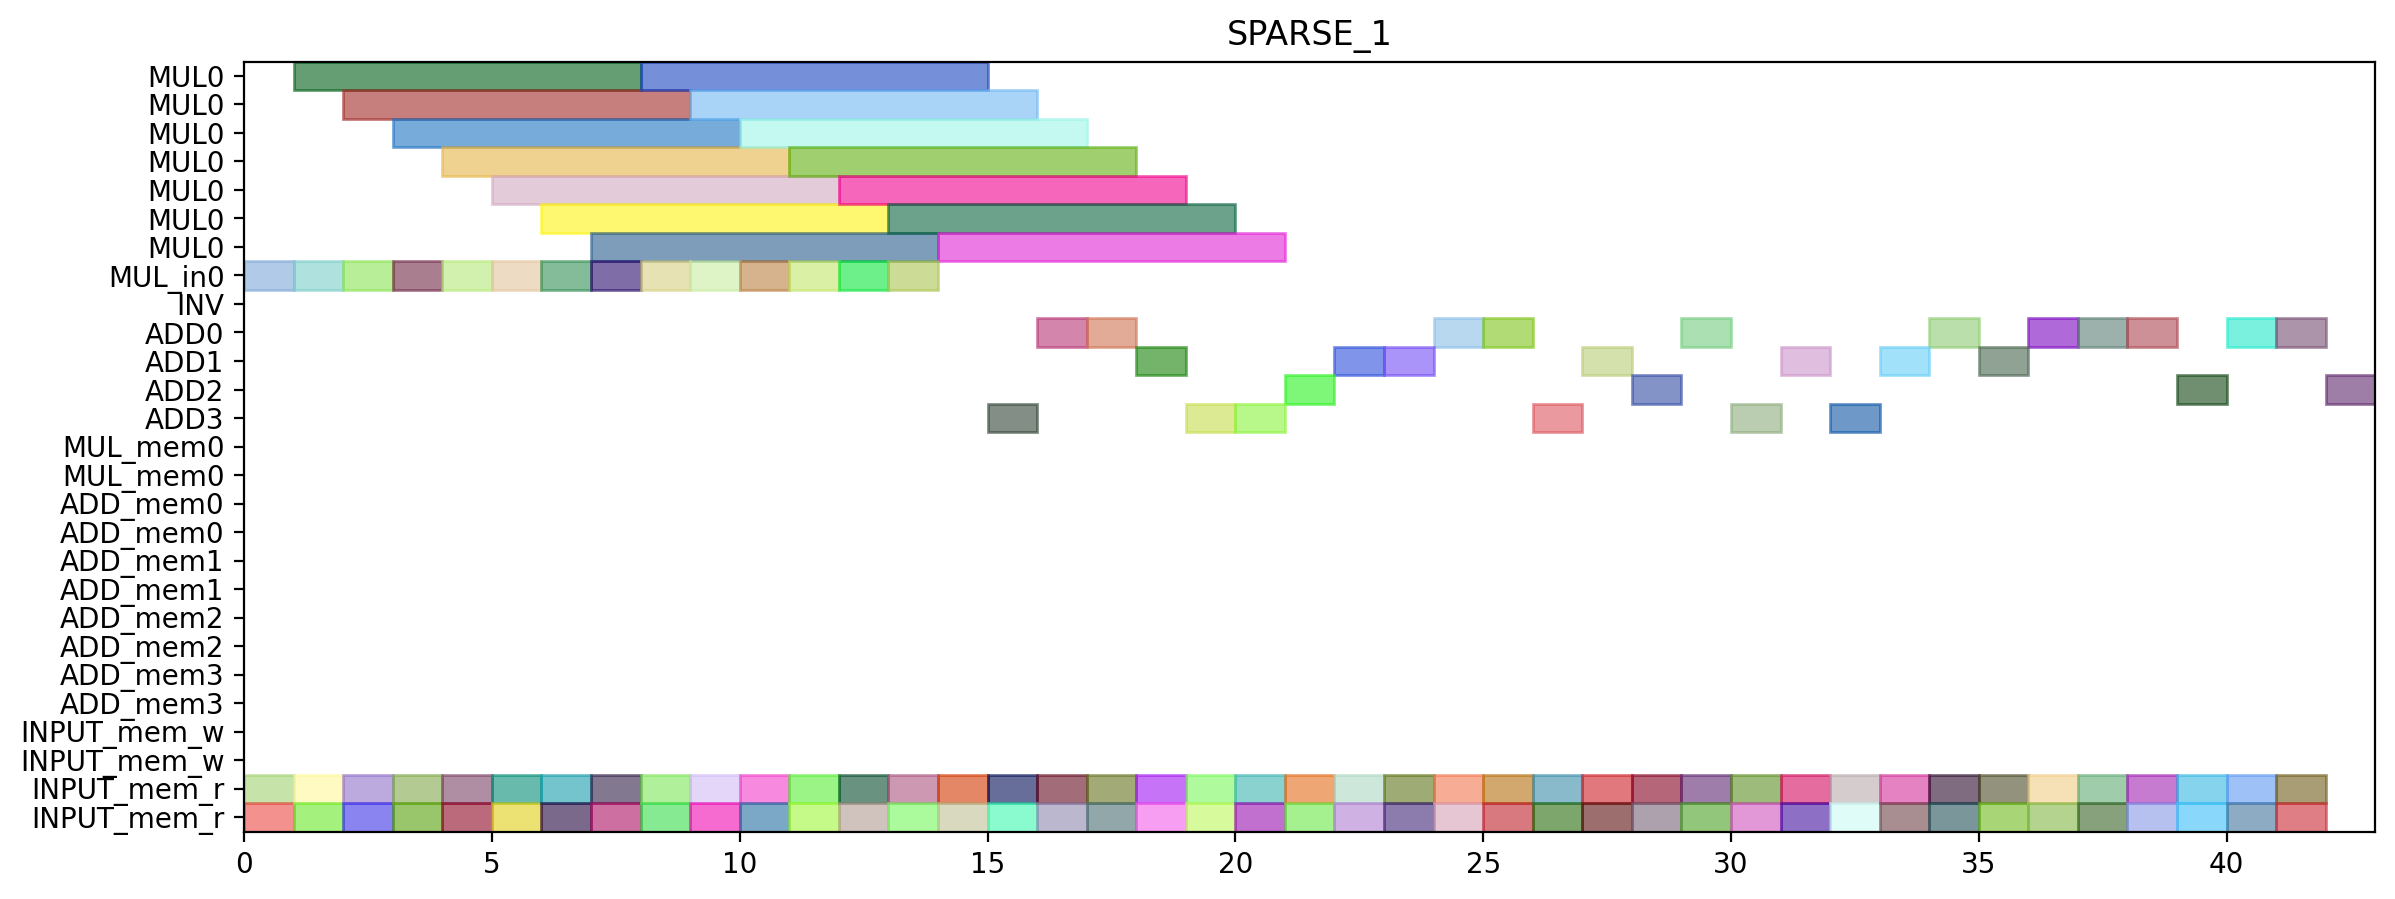

Here is the Python script that generated this plot:
from pyschedule import Scenario, solvers, plotters, alt


def solve():
	horizon = 121
	S = Scenario("SPARSE_1", horizon=horizon)

	# resource
	MUL = S.Resources('MUL', num=1, size=7)
	MUL_in = S.Resources('MUL_in', num=1)
	INV = S.Resource('INV')
	ADD = S.Resources('ADD', num=4, periods=range(1, horizon))
	MUL_mem = S.Resources('MUL_mem', num=1, size=2)
	ADD_mem = S.Resources('ADD_mem', num=4, size=2)
	INPUT_mem_w = S.Resource('INPUT_mem_w', size=2)
	INPUT_mem_r = S.Resource('INPUT_mem_r', size=2)

	# result of previous scheduling
	t4_t2_t1_in = S.Task('t4_t2_t1_in', length=1, delay_cost=1)
	S += t4_t2_t1_in >= 0
	t4_t2_t1_in += MUL_in[0]

	t4_t2_t1_mem0 = S.Task('t4_t2_t1_mem0', length=1, delay_cost=1)
	S += t4_t2_t1_mem0 >= 0
	t4_t2_t1_mem0 += INPUT_mem_r

	t4_t2_t1_mem1 = S.Task('t4_t2_t1_mem1', length=1, delay_cost=1)
	S += t4_t2_t1_mem1 >= 0
	t4_t2_t1_mem1 += INPUT_mem_r

	t4_t1_t0_in = S.Task('t4_t1_t0_in', length=1, delay_cost=1)
	S += t4_t1_t0_in >= 1
	t4_t1_t0_in += MUL_in[0]

	t4_t1_t0_mem0 = S.Task('t4_t1_t0_mem0', length=1, delay_cost=1)
	S += t4_t1_t0_mem0 >= 1
	t4_t1_t0_mem0 += INPUT_mem_r

	t4_t1_t0_mem1 = S.Task('t4_t1_t0_mem1', length=1, delay_cost=1)
	S += t4_t1_t0_mem1 >= 1
	t4_t1_t0_mem1 += INPUT_mem_r

	t4_t2_t1 = S.Task('t4_t2_t1', length=7, delay_cost=1)
	S += t4_t2_t1 >= 1
	t4_t2_t1 += MUL[0]

	t4_t0_t1_in = S.Task('t4_t0_t1_in', length=1, delay_cost=1)
	S += t4_t0_t1_in >= 2
	t4_t0_t1_in += MUL_in[0]

	t4_t0_t1_mem0 = S.Task('t4_t0_t1_mem0', length=1, delay_cost=1)
	S += t4_t0_t1_mem0 >= 2
	t4_t0_t1_mem0 += INPUT_mem_r

	t4_t0_t1_mem1 = S.Task('t4_t0_t1_mem1', length=1, delay_cost=1)
	S += t4_t0_t1_mem1 >= 2
	t4_t0_t1_mem1 += INPUT_mem_r

	t4_t1_t0 = S.Task('t4_t1_t0', length=7, delay_cost=1)
	S += t4_t1_t0 >= 2
	t4_t1_t0 += MUL[0]

	t4_t0_t0_in = S.Task('t4_t0_t0_in', length=1, delay_cost=1)
	S += t4_t0_t0_in >= 3
	t4_t0_t0_in += MUL_in[0]

	t4_t0_t0_mem0 = S.Task('t4_t0_t0_mem0', length=1, delay_cost=1)
	S += t4_t0_t0_mem0 >= 3
	t4_t0_t0_mem0 += INPUT_mem_r

	t4_t0_t0_mem1 = S.Task('t4_t0_t0_mem1', length=1, delay_cost=1)
	S += t4_t0_t0_mem1 >= 3
	t4_t0_t0_mem1 += INPUT_mem_r

	t4_t0_t1 = S.Task('t4_t0_t1', length=7, delay_cost=1)
	S += t4_t0_t1 >= 3
	t4_t0_t1 += MUL[0]

	t4_t0_t0 = S.Task('t4_t0_t0', length=7, delay_cost=1)
	S += t4_t0_t0 >= 4
	t4_t0_t0 += MUL[0]

	t4_t8_t0_in = S.Task('t4_t8_t0_in', length=1, delay_cost=1)
	S += t4_t8_t0_in >= 4
	t4_t8_t0_in += MUL_in[0]

	t4_t8_t0_mem0 = S.Task('t4_t8_t0_mem0', length=1, delay_cost=1)
	S += t4_t8_t0_mem0 >= 4
	t4_t8_t0_mem0 += INPUT_mem_r

	t4_t8_t0_mem1 = S.Task('t4_t8_t0_mem1', length=1, delay_cost=1)
	S += t4_t8_t0_mem1 >= 4
	t4_t8_t0_mem1 += INPUT_mem_r

	t2_t1_in = S.Task('t2_t1_in', length=1, delay_cost=1)
	S += t2_t1_in >= 5
	t2_t1_in += MUL_in[0]

	t2_t1_mem0 = S.Task('t2_t1_mem0', length=1, delay_cost=1)
	S += t2_t1_mem0 >= 5
	t2_t1_mem0 += INPUT_mem_r

	t2_t1_mem1 = S.Task('t2_t1_mem1', length=1, delay_cost=1)
	S += t2_t1_mem1 >= 5
	t2_t1_mem1 += INPUT_mem_r

	t4_t8_t0 = S.Task('t4_t8_t0', length=7, delay_cost=1)
	S += t4_t8_t0 >= 5
	t4_t8_t0 += MUL[0]

	t2_t0_in = S.Task('t2_t0_in', length=1, delay_cost=1)
	S += t2_t0_in >= 6
	t2_t0_in += MUL_in[0]

	t2_t0_mem0 = S.Task('t2_t0_mem0', length=1, delay_cost=1)
	S += t2_t0_mem0 >= 6
	t2_t0_mem0 += INPUT_mem_r

	t2_t0_mem1 = S.Task('t2_t0_mem1', length=1, delay_cost=1)
	S += t2_t0_mem1 >= 6
	t2_t0_mem1 += INPUT_mem_r

	t2_t1 = S.Task('t2_t1', length=7, delay_cost=1)
	S += t2_t1 >= 6
	t2_t1 += MUL[0]

	t1_t0_in = S.Task('t1_t0_in', length=1, delay_cost=1)
	S += t1_t0_in >= 7
	t1_t0_in += MUL_in[0]

	t1_t0_mem0 = S.Task('t1_t0_mem0', length=1, delay_cost=1)
	S += t1_t0_mem0 >= 7
	t1_t0_mem0 += INPUT_mem_r

	t1_t0_mem1 = S.Task('t1_t0_mem1', length=1, delay_cost=1)
	S += t1_t0_mem1 >= 7
	t1_t0_mem1 += INPUT_mem_r

	t2_t0 = S.Task('t2_t0', length=7, delay_cost=1)
	S += t2_t0 >= 7
	t2_t0 += MUL[0]

	t0_t1_in = S.Task('t0_t1_in', length=1, delay_cost=1)
	S += t0_t1_in >= 8
	t0_t1_in += MUL_in[0]

	t0_t1_mem0 = S.Task('t0_t1_mem0', length=1, delay_cost=1)
	S += t0_t1_mem0 >= 8
	t0_t1_mem0 += INPUT_mem_r

	t0_t1_mem1 = S.Task('t0_t1_mem1', length=1, delay_cost=1)
	S += t0_t1_mem1 >= 8
	t0_t1_mem1 += INPUT_mem_r

	t1_t0 = S.Task('t1_t0', length=7, delay_cost=1)
	S += t1_t0 >= 8
	t1_t0 += MUL[0]

	t0_t1 = S.Task('t0_t1', length=7, delay_cost=1)
	S += t0_t1 >= 9
	t0_t1 += MUL[0]

	t4_t8_t1_in = S.Task('t4_t8_t1_in', length=1, delay_cost=1)
	S += t4_t8_t1_in >= 9
	t4_t8_t1_in += MUL_in[0]

	t4_t8_t1_mem0 = S.Task('t4_t8_t1_mem0', length=1, delay_cost=1)
	S += t4_t8_t1_mem0 >= 9
	t4_t8_t1_mem0 += INPUT_mem_r

	t4_t8_t1_mem1 = S.Task('t4_t8_t1_mem1', length=1, delay_cost=1)
	S += t4_t8_t1_mem1 >= 9
	t4_t8_t1_mem1 += INPUT_mem_r

	t4_t2_t0_in = S.Task('t4_t2_t0_in', length=1, delay_cost=1)
	S += t4_t2_t0_in >= 10
	t4_t2_t0_in += MUL_in[0]

	t4_t2_t0_mem0 = S.Task('t4_t2_t0_mem0', length=1, delay_cost=1)
	S += t4_t2_t0_mem0 >= 10
	t4_t2_t0_mem0 += INPUT_mem_r

	t4_t2_t0_mem1 = S.Task('t4_t2_t0_mem1', length=1, delay_cost=1)
	S += t4_t2_t0_mem1 >= 10
	t4_t2_t0_mem1 += INPUT_mem_r

	t4_t8_t1 = S.Task('t4_t8_t1', length=7, delay_cost=1)
	S += t4_t8_t1 >= 10
	t4_t8_t1 += MUL[0]

	t4_t1_t1_in = S.Task('t4_t1_t1_in', length=1, delay_cost=1)
	S += t4_t1_t1_in >= 11
	t4_t1_t1_in += MUL_in[0]

	t4_t1_t1_mem0 = S.Task('t4_t1_t1_mem0', length=1, delay_cost=1)
	S += t4_t1_t1_mem0 >= 11
	t4_t1_t1_mem0 += INPUT_mem_r

	t4_t1_t1_mem1 = S.Task('t4_t1_t1_mem1', length=1, delay_cost=1)
	S += t4_t1_t1_mem1 >= 11
	t4_t1_t1_mem1 += INPUT_mem_r

	t4_t2_t0 = S.Task('t4_t2_t0', length=7, delay_cost=1)
	S += t4_t2_t0 >= 11
	t4_t2_t0 += MUL[0]

	t1_t1_in = S.Task('t1_t1_in', length=1, delay_cost=1)
	S += t1_t1_in >= 12
	t1_t1_in += MUL_in[0]

	t1_t1_mem0 = S.Task('t1_t1_mem0', length=1, delay_cost=1)
	S += t1_t1_mem0 >= 12
	t1_t1_mem0 += INPUT_mem_r

	t1_t1_mem1 = S.Task('t1_t1_mem1', length=1, delay_cost=1)
	S += t1_t1_mem1 >= 12
	t1_t1_mem1 += INPUT_mem_r

	t4_t1_t1 = S.Task('t4_t1_t1', length=7, delay_cost=1)
	S += t4_t1_t1 >= 12
	t4_t1_t1 += MUL[0]

	t0_t0_in = S.Task('t0_t0_in', length=1, delay_cost=1)
	S += t0_t0_in >= 13
	t0_t0_in += MUL_in[0]

	t0_t0_mem0 = S.Task('t0_t0_mem0', length=1, delay_cost=1)
	S += t0_t0_mem0 >= 13
	t0_t0_mem0 += INPUT_mem_r

	t0_t0_mem1 = S.Task('t0_t0_mem1', length=1, delay_cost=1)
	S += t0_t0_mem1 >= 13
	t0_t0_mem1 += INPUT_mem_r

	t1_t1 = S.Task('t1_t1', length=7, delay_cost=1)
	S += t1_t1 >= 13
	t1_t1 += MUL[0]

	t0_t0 = S.Task('t0_t0', length=7, delay_cost=1)
	S += t0_t0 >= 14
	t0_t0 += MUL[0]

	t4_t51_mem0 = S.Task('t4_t51_mem0', length=1, delay_cost=1)
	S += t4_t51_mem0 >= 14
	t4_t51_mem0 += INPUT_mem_r

	t4_t51_mem1 = S.Task('t4_t51_mem1', length=1, delay_cost=1)
	S += t4_t51_mem1 >= 14
	t4_t51_mem1 += INPUT_mem_r

	t4_t1_t2_mem0 = S.Task('t4_t1_t2_mem0', length=1, delay_cost=1)
	S += t4_t1_t2_mem0 >= 15
	t4_t1_t2_mem0 += INPUT_mem_r

	t4_t1_t2_mem1 = S.Task('t4_t1_t2_mem1', length=1, delay_cost=1)
	S += t4_t1_t2_mem1 >= 15
	t4_t1_t2_mem1 += INPUT_mem_r

	t4_t51 = S.Task('t4_t51', length=1, delay_cost=1)
	S += t4_t51 >= 15
	t4_t51 += ADD[3]

	t2_t2_mem0 = S.Task('t2_t2_mem0', length=1, delay_cost=1)
	S += t2_t2_mem0 >= 16
	t2_t2_mem0 += INPUT_mem_r

	t2_t2_mem1 = S.Task('t2_t2_mem1', length=1, delay_cost=1)
	S += t2_t2_mem1 >= 16
	t2_t2_mem1 += INPUT_mem_r

	t4_t1_t2 = S.Task('t4_t1_t2', length=1, delay_cost=1)
	S += t4_t1_t2 >= 16
	t4_t1_t2 += ADD[0]

	t0_t2_mem0 = S.Task('t0_t2_mem0', length=1, delay_cost=1)
	S += t0_t2_mem0 >= 17
	t0_t2_mem0 += INPUT_mem_r

	t0_t2_mem1 = S.Task('t0_t2_mem1', length=1, delay_cost=1)
	S += t0_t2_mem1 >= 17
	t0_t2_mem1 += INPUT_mem_r

	t2_t2 = S.Task('t2_t2', length=1, delay_cost=1)
	S += t2_t2 >= 17
	t2_t2 += ADD[0]

	t0_t2 = S.Task('t0_t2', length=1, delay_cost=1)
	S += t0_t2 >= 18
	t0_t2 += ADD[1]

	t0_t3_mem0 = S.Task('t0_t3_mem0', length=1, delay_cost=1)
	S += t0_t3_mem0 >= 18
	t0_t3_mem0 += INPUT_mem_r

	t0_t3_mem1 = S.Task('t0_t3_mem1', length=1, delay_cost=1)
	S += t0_t3_mem1 >= 18
	t0_t3_mem1 += INPUT_mem_r

	t0_t3 = S.Task('t0_t3', length=1, delay_cost=1)
	S += t0_t3 >= 19
	t0_t3 += ADD[3]

	t4_t0_t2_mem0 = S.Task('t4_t0_t2_mem0', length=1, delay_cost=1)
	S += t4_t0_t2_mem0 >= 19
	t4_t0_t2_mem0 += INPUT_mem_r

	t4_t0_t2_mem1 = S.Task('t4_t0_t2_mem1', length=1, delay_cost=1)
	S += t4_t0_t2_mem1 >= 19
	t4_t0_t2_mem1 += INPUT_mem_r

	t4_t0_t2 = S.Task('t4_t0_t2', length=1, delay_cost=1)
	S += t4_t0_t2 >= 20
	t4_t0_t2 += ADD[3]

	t4_t0_t3_mem0 = S.Task('t4_t0_t3_mem0', length=1, delay_cost=1)
	S += t4_t0_t3_mem0 >= 20
	t4_t0_t3_mem0 += INPUT_mem_r

	t4_t0_t3_mem1 = S.Task('t4_t0_t3_mem1', length=1, delay_cost=1)
	S += t4_t0_t3_mem1 >= 20
	t4_t0_t3_mem1 += INPUT_mem_r

	t1_t2_mem0 = S.Task('t1_t2_mem0', length=1, delay_cost=1)
	S += t1_t2_mem0 >= 21
	t1_t2_mem0 += INPUT_mem_r

	t1_t2_mem1 = S.Task('t1_t2_mem1', length=1, delay_cost=1)
	S += t1_t2_mem1 >= 21
	t1_t2_mem1 += INPUT_mem_r

	t4_t0_t3 = S.Task('t4_t0_t3', length=1, delay_cost=1)
	S += t4_t0_t3 >= 21
	t4_t0_t3 += ADD[2]

	t1_t2 = S.Task('t1_t2', length=1, delay_cost=1)
	S += t1_t2 >= 22
	t1_t2 += ADD[1]

	t2_t3_mem0 = S.Task('t2_t3_mem0', length=1, delay_cost=1)
	S += t2_t3_mem0 >= 22
	t2_t3_mem0 += INPUT_mem_r

	t2_t3_mem1 = S.Task('t2_t3_mem1', length=1, delay_cost=1)
	S += t2_t3_mem1 >= 22
	t2_t3_mem1 += INPUT_mem_r

	t2_t3 = S.Task('t2_t3', length=1, delay_cost=1)
	S += t2_t3 >= 23
	t2_t3 += ADD[1]

	t4_t1_t3_mem0 = S.Task('t4_t1_t3_mem0', length=1, delay_cost=1)
	S += t4_t1_t3_mem0 >= 23
	t4_t1_t3_mem0 += INPUT_mem_r

	t4_t1_t3_mem1 = S.Task('t4_t1_t3_mem1', length=1, delay_cost=1)
	S += t4_t1_t3_mem1 >= 23
	t4_t1_t3_mem1 += INPUT_mem_r

	t4_t1_t3 = S.Task('t4_t1_t3', length=1, delay_cost=1)
	S += t4_t1_t3 >= 24
	t4_t1_t3 += ADD[0]

	t4_t50_mem0 = S.Task('t4_t50_mem0', length=1, delay_cost=1)
	S += t4_t50_mem0 >= 24
	t4_t50_mem0 += INPUT_mem_r

	t4_t50_mem1 = S.Task('t4_t50_mem1', length=1, delay_cost=1)
	S += t4_t50_mem1 >= 24
	t4_t50_mem1 += INPUT_mem_r

	t4_t41_mem0 = S.Task('t4_t41_mem0', length=1, delay_cost=1)
	S += t4_t41_mem0 >= 25
	t4_t41_mem0 += INPUT_mem_r

	t4_t41_mem1 = S.Task('t4_t41_mem1', length=1, delay_cost=1)
	S += t4_t41_mem1 >= 25
	t4_t41_mem1 += INPUT_mem_r

	t4_t50 = S.Task('t4_t50', length=1, delay_cost=1)
	S += t4_t50 >= 25
	t4_t50 += ADD[0]

	t1_t3_mem0 = S.Task('t1_t3_mem0', length=1, delay_cost=1)
	S += t1_t3_mem0 >= 26
	t1_t3_mem0 += INPUT_mem_r

	t1_t3_mem1 = S.Task('t1_t3_mem1', length=1, delay_cost=1)
	S += t1_t3_mem1 >= 26
	t1_t3_mem1 += INPUT_mem_r

	t4_t41 = S.Task('t4_t41', length=1, delay_cost=1)
	S += t4_t41 >= 26
	t4_t41 += ADD[3]

	t1_t3 = S.Task('t1_t3', length=1, delay_cost=1)
	S += t1_t3 >= 27
	t1_t3 += ADD[1]

	t4_t40_mem0 = S.Task('t4_t40_mem0', length=1, delay_cost=1)
	S += t4_t40_mem0 >= 27
	t4_t40_mem0 += INPUT_mem_r

	t4_t40_mem1 = S.Task('t4_t40_mem1', length=1, delay_cost=1)
	S += t4_t40_mem1 >= 27
	t4_t40_mem1 += INPUT_mem_r

	t4_t2_t3_mem0 = S.Task('t4_t2_t3_mem0', length=1, delay_cost=1)
	S += t4_t2_t3_mem0 >= 28
	t4_t2_t3_mem0 += INPUT_mem_r

	t4_t2_t3_mem1 = S.Task('t4_t2_t3_mem1', length=1, delay_cost=1)
	S += t4_t2_t3_mem1 >= 28
	t4_t2_t3_mem1 += INPUT_mem_r

	t4_t40 = S.Task('t4_t40', length=1, delay_cost=1)
	S += t4_t40 >= 28
	t4_t40 += ADD[2]

	t4_t2_t2_mem0 = S.Task('t4_t2_t2_mem0', length=1, delay_cost=1)
	S += t4_t2_t2_mem0 >= 29
	t4_t2_t2_mem0 += INPUT_mem_r

	t4_t2_t2_mem1 = S.Task('t4_t2_t2_mem1', length=1, delay_cost=1)
	S += t4_t2_t2_mem1 >= 29
	t4_t2_t2_mem1 += INPUT_mem_r

	t4_t2_t3 = S.Task('t4_t2_t3', length=1, delay_cost=1)
	S += t4_t2_t3 >= 29
	t4_t2_t3 += ADD[0]

	t4_t2_t2 = S.Task('t4_t2_t2', length=1, delay_cost=1)
	S += t4_t2_t2 >= 30
	t4_t2_t2 += ADD[3]


	# new tasks
	t4_t8_t2 = S.Task('t4_t8_t2', length=1, delay_cost=1)
	t4_t8_t2 += alt(ADD)

	t4_t8_t2_mem0 = S.Task('t4_t8_t2_mem0', length=1, delay_cost=1)
	t4_t8_t2_mem0 += INPUT_mem_r
	S += t4_t8_t2_mem0 <= t4_t8_t2

	t4_t8_t2_mem1 = S.Task('t4_t8_t2_mem1', length=1, delay_cost=1)
	t4_t8_t2_mem1 += INPUT_mem_r
	S += t4_t8_t2_mem1 <= t4_t8_t2

	t4_t8_t3 = S.Task('t4_t8_t3', length=1, delay_cost=1)
	t4_t8_t3 += alt(ADD)

	t4_t8_t3_mem0 = S.Task('t4_t8_t3_mem0', length=1, delay_cost=1)
	t4_t8_t3_mem0 += INPUT_mem_r
	S += t4_t8_t3_mem0 <= t4_t8_t3

	t4_t8_t3_mem1 = S.Task('t4_t8_t3_mem1', length=1, delay_cost=1)
	t4_t8_t3_mem1 += INPUT_mem_r
	S += t4_t8_t3_mem1 <= t4_t8_t3

	t70 = S.Task('t70', length=1, delay_cost=1)
	t70 += alt(ADD)

	t70_mem0 = S.Task('t70_mem0', length=1, delay_cost=1)
	t70_mem0 += INPUT_mem_r
	S += t70_mem0 <= t70

	t70_mem1 = S.Task('t70_mem1', length=1, delay_cost=1)
	t70_mem1 += INPUT_mem_r
	S += t70_mem1 <= t70

	t71 = S.Task('t71', length=1, delay_cost=1)
	t71 += alt(ADD)

	t71_mem0 = S.Task('t71_mem0', length=1, delay_cost=1)
	t71_mem0 += INPUT_mem_r
	S += t71_mem0 <= t71

	t71_mem1 = S.Task('t71_mem1', length=1, delay_cost=1)
	t71_mem1 += INPUT_mem_r
	S += t71_mem1 <= t71

	t80 = S.Task('t80', length=1, delay_cost=1)
	t80 += alt(ADD)

	t80_mem0 = S.Task('t80_mem0', length=1, delay_cost=1)
	t80_mem0 += INPUT_mem_r
	S += t80_mem0 <= t80

	t80_mem1 = S.Task('t80_mem1', length=1, delay_cost=1)
	t80_mem1 += INPUT_mem_r
	S += t80_mem1 <= t80

	t81 = S.Task('t81', length=1, delay_cost=1)
	t81 += alt(ADD)

	t81_mem0 = S.Task('t81_mem0', length=1, delay_cost=1)
	t81_mem0 += INPUT_mem_r
	S += t81_mem0 <= t81

	t81_mem1 = S.Task('t81_mem1', length=1, delay_cost=1)
	t81_mem1 += INPUT_mem_r
	S += t81_mem1 <= t81

	t90 = S.Task('t90', length=1, delay_cost=1)
	t90 += alt(ADD)

	t90_mem0 = S.Task('t90_mem0', length=1, delay_cost=1)
	t90_mem0 += INPUT_mem_r
	S += t90_mem0 <= t90

	t90_mem1 = S.Task('t90_mem1', length=1, delay_cost=1)
	t90_mem1 += INPUT_mem_r
	S += t90_mem1 <= t90

	t91 = S.Task('t91', length=1, delay_cost=1)
	t91 += alt(ADD)

	t91_mem0 = S.Task('t91_mem0', length=1, delay_cost=1)
	t91_mem0 += INPUT_mem_r
	S += t91_mem0 <= t91

	t91_mem1 = S.Task('t91_mem1', length=1, delay_cost=1)
	t91_mem1 += INPUT_mem_r
	S += t91_mem1 <= t91

	t100 = S.Task('t100', length=1, delay_cost=1)
	t100 += alt(ADD)

	t100_mem0 = S.Task('t100_mem0', length=1, delay_cost=1)
	t100_mem0 += INPUT_mem_r
	S += t100_mem0 <= t100

	t100_mem1 = S.Task('t100_mem1', length=1, delay_cost=1)
	t100_mem1 += INPUT_mem_r
	S += t100_mem1 <= t100

	t101 = S.Task('t101', length=1, delay_cost=1)
	t101 += alt(ADD)

	t101_mem0 = S.Task('t101_mem0', length=1, delay_cost=1)
	t101_mem0 += INPUT_mem_r
	S += t101_mem0 <= t101

	t101_mem1 = S.Task('t101_mem1', length=1, delay_cost=1)
	t101_mem1 += INPUT_mem_r
	S += t101_mem1 <= t101

	t5_t0_t2 = S.Task('t5_t0_t2', length=1, delay_cost=1)
	t5_t0_t2 += alt(ADD)

	t5_t0_t2_mem0 = S.Task('t5_t0_t2_mem0', length=1, delay_cost=1)
	t5_t0_t2_mem0 += INPUT_mem_r
	S += t5_t0_t2_mem0 <= t5_t0_t2

	t5_t0_t2_mem1 = S.Task('t5_t0_t2_mem1', length=1, delay_cost=1)
	t5_t0_t2_mem1 += INPUT_mem_r
	S += t5_t0_t2_mem1 <= t5_t0_t2

	t5_t8_t2 = S.Task('t5_t8_t2', length=1, delay_cost=1)
	t5_t8_t2 += alt(ADD)

	t5_t8_t2_mem0 = S.Task('t5_t8_t2_mem0', length=1, delay_cost=1)
	t5_t8_t2_mem0 += INPUT_mem_r
	S += t5_t8_t2_mem0 <= t5_t8_t2

	t5_t8_t2_mem1 = S.Task('t5_t8_t2_mem1', length=1, delay_cost=1)
	t5_t8_t2_mem1 += INPUT_mem_r
	S += t5_t8_t2_mem1 <= t5_t8_t2

	solvers.mip.solve(S,msg=1,kind='CPLEX',ratio_gap=1.01)

	solution = [['hoge']*len(S.solution()[1]) for i in range(len(S.solution()))]
	for i in range(len(S.solution())):
		for j in range(len(S.solution()[i])):
			solution[i][j]=str(S.solution()[i][j])
	print(solution)

	cycles = int(solution[-1][3])

	pic_file_name = "/home/mfukuda/pairing_automation_design2/bls12-638/scheduling/SPARSE_mul1_add4/SPARSE_1.png"
	if(S.solution() != []):
		plotters.matplotlib.plot(S,img_filename=pic_file_name, vertical_text=True, fig_size=(cycles*0.25+3, 5), show_task_labels=False)

	return solution
